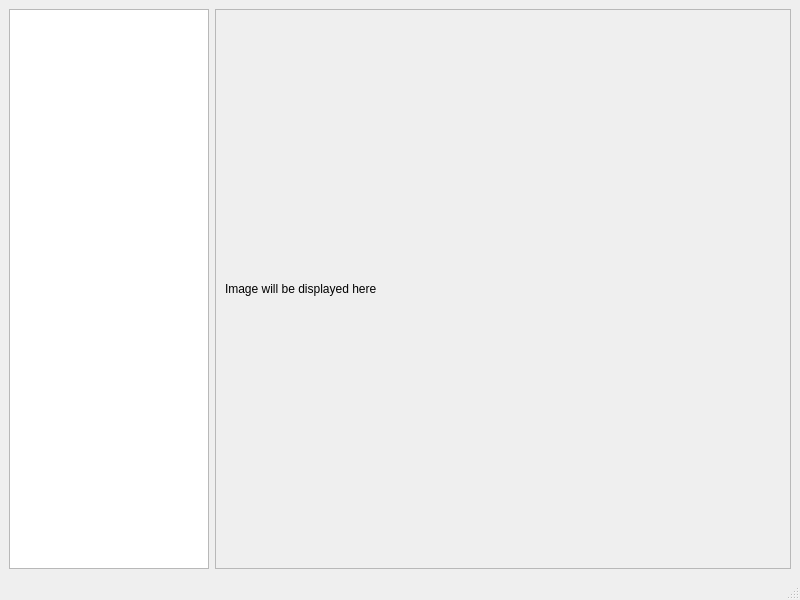
<?xml version="1.0" encoding="UTF-8"?>
<ui version="4.0">
 <class>MainWindow</class>
 <widget class="QMainWindow" name="MainWindow">
  <property name="geometry">
   <rect>
    <x>0</x>
    <y>0</y>
    <width>800</width>
    <height>600</height>
   </rect>
  </property>
  <property name="windowTitle">
   <string>MainWindow</string>
  </property>
  <widget class="QWidget" name="centralwidget">
   <layout class="QGridLayout" name="gridLayout">
    <item row="0" column="1">
     <widget class="QScrollArea" name="scrollArea">
      <property name="widgetResizable">
       <bool>true</bool>
      </property>
      <widget class="QWidget" name="scrollAreaWidgetContents">
       <property name="geometry">
        <rect>
         <x>0</x>
         <y>0</y>
         <width>574</width>
         <height>536</height>
        </rect>
       </property>
       <layout class="QVBoxLayout" name="verticalLayout">
        <item>
         <widget class="QLabel" name="imageLabel">
          <property name="text">
           <string>Image will be displayed here</string>
          </property>
         </widget>
        </item>
       </layout>
      </widget>
     </widget>
    </item>
    <item row="0" column="0">
     <widget class="QListView" name="listView">
      <property name="maximumSize">
       <size>
        <width>200</width>
        <height>16777215</height>
       </size>
      </property>
     </widget>
    </item>
   </layout>
  </widget>
  <widget class="QMenuBar" name="menubar">
   <property name="geometry">
    <rect>
     <x>0</x>
     <y>0</y>
     <width>800</width>
     <height>22</height>
    </rect>
   </property>
  </widget>
  <widget class="QStatusBar" name="statusbar"/>
 </widget>
 <resources/>
 <connections/>
</ui>
